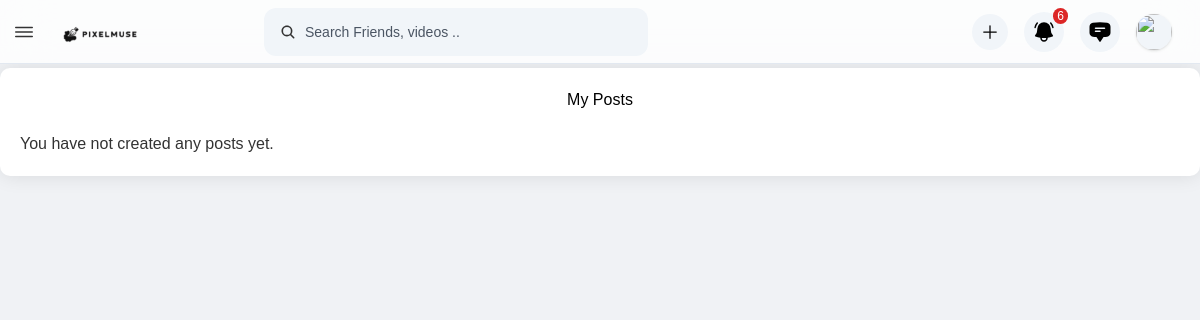
/posts/my_posts/ (signed in), run on an earlier commit of the app's database.
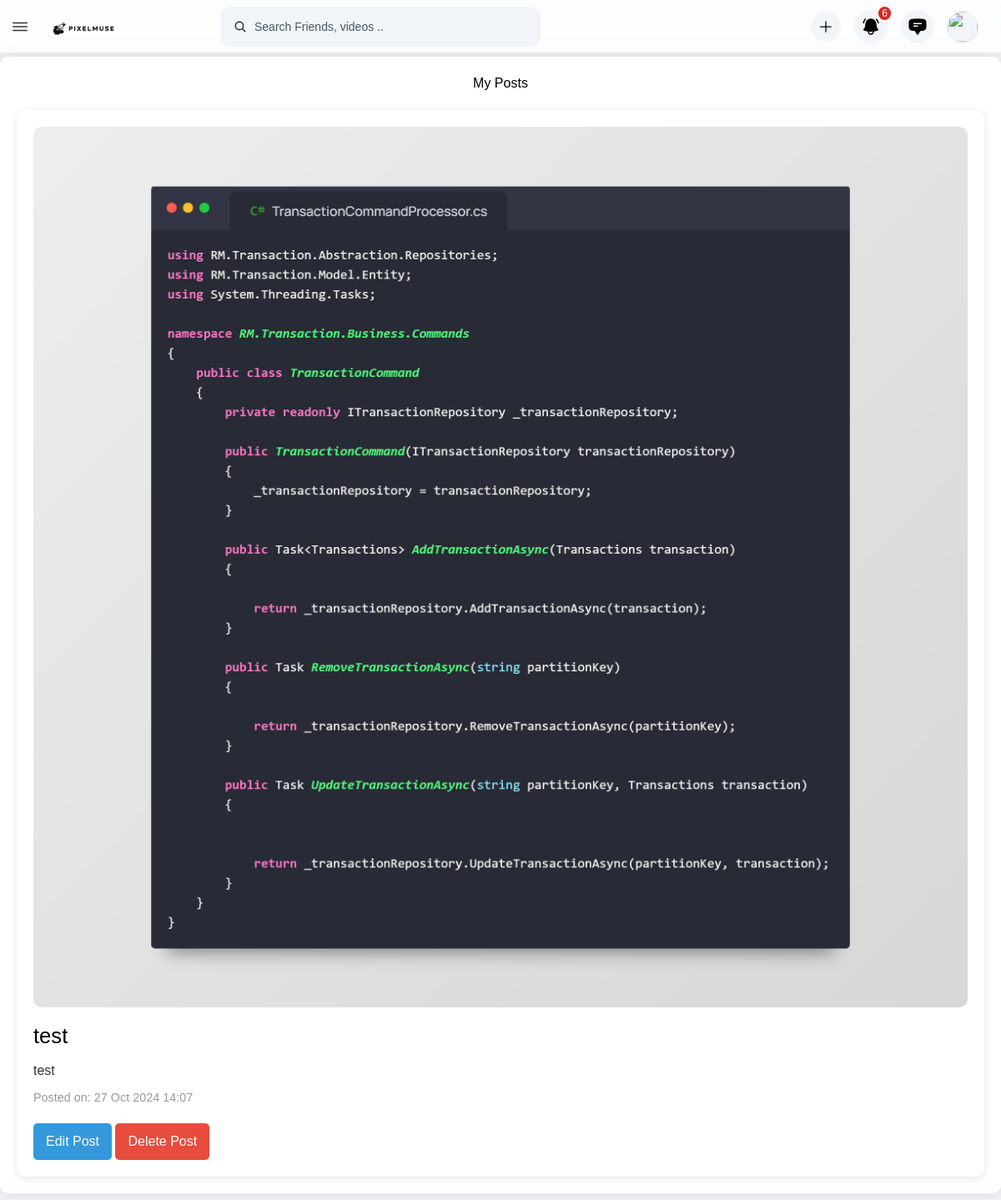
And on a later commit of the database.
### posts/models.py (models this page shows, shortened)
class Post(models.Model):
    author = models.ForeignKey(settings.AUTH_USER_MODEL, on_delete=models.CASCADE, default=1)
    title = models.CharField(max_length=200, blank=False)
    content = models.TextField(blank=False)
    image = models.ImageField(upload_to='post_images/', blank=False, null=True)
    created_at = models.DateTimeField(auto_now_add=True)

### posts/views.py (the view)
# urls.py: path('my_posts/', views.my_posts, name='my_posts')
@login_required
def my_posts(request):
    posts = Post.objects.filter(author=request.user).order_by('-created_at')
    return render(request, 'posts/myPosts.html', {'posts': posts})

### templates/posts/myPosts.html (shortened to what this page needs)
{% extends "index.html" %}
{% load static %}
{% block content %}
<!DOCTYPE html>
<html lang="en">
<head>
    <link rel="stylesheet" href="https://cdnjs.cloudflare.com/ajax/libs/font-awesome/5.15.3/css/all.min.css">
    <link rel="stylesheet" href="{% static 'css/posts/myposts.css' %}">
</head>
<body>
    <div class="container">
        <h1>My Posts</h1>
        <div class="post-grid">
            {% for post in posts %}
                <div class="post-card">
                    {% if post.image %}
                        <img src="{{ post.image.url }}" alt="{{ post.title }}" class="post-image">
                    {% endif %}
                    <h2 class="post-title">{{ post.title }}</h2>
                    <p class="post-content">{{ post.content|truncatewords:30 }}</p>
                    <p class="post-date">Posted on: {{ post.created_at|date:"d M Y H:i" }}</p>
                    <a href="{% url 'post_update' post.pk %}" class="btn">Edit Post</a>
                    <a href="javascript:void(0);" class="btn btn-delete" onclick="showModal({{ post.pk }});">Delete Post</a>
                </div>
            {% empty %}
                <p>You have not created any posts yet.</p>
            {% endfor %}
        </div>
    </div>
</body>
</html>
{% endblock %}

What changed in the data, as far as the page shows it:
added Post: image (picture), title "test", content "test", created_at "27 Oct 2024 14:07"
Also different on the page:
text no longer shown: "You have not created any posts yet."
